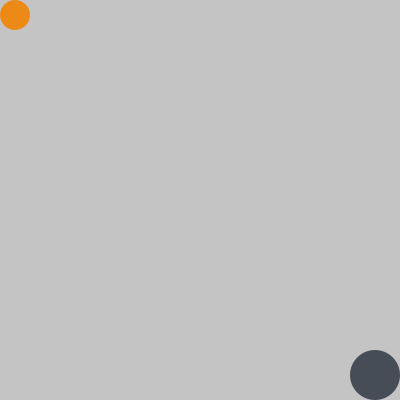
Frame 1 (no input)
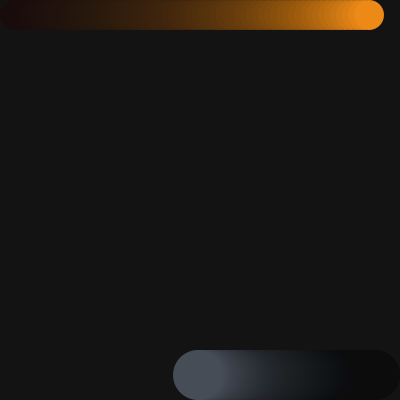
Frame 60 (the mouse pressed at the canvas centre just before this capture)
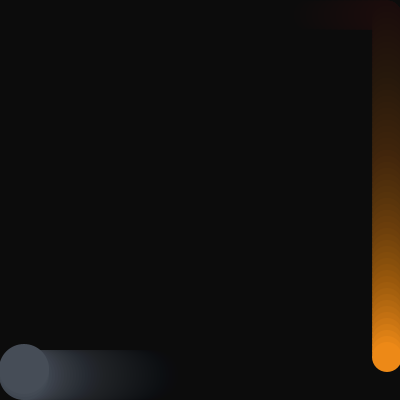
Frame 120 (the mouse held since frame 60 and released just before this capture)

The Processing sketch that drew these frames (run headless with seeded random() and noise(); from frame 60 on, the mouse is pressed at the canvas centre):

// Processing sketch: processing_131640
// ── processing_131640.pde

//HW 5 Stephanie Jeong yujeongj copyright 2014

float x, y, diam, speed;
float x1, y1, diam1, speed1;
color circle, circle1;

void setup()
  {
    size(400,400);
    
    //fig 1
    x=0;
    y=0;
    diam=30;
    speed=6;
    circle= color(237,137,23);
    
    //fig 2
    x1=350;
    y1=350;
    diam1=50;
    speed1=3;
    circle1= color(70,77,87);
  }
  
void draw()
  {
    prepareWindow();
    drawFigures();
    moveFigures();
  }
  
void prepareWindow()
  {
    noStroke();
    fill(0,10);
    rect(0,0,width,height);
  }
  
  
  
void drawFigures()
  {
    ellipseMode(CORNER); 
    figure(x, y, diam);
    figure (x1,y1,diam1,circle1);
  }
  
  void figure (float x, float y, float diam)
    {
      noStroke();
      fill(circle);
      ellipse(x,y,diam,diam);
    }
    
  void figure (float x1, float y1, float diam1, color circle1)
    {
      noStroke();
      fill(circle1);
      ellipse(x1,y1,diam1,diam1);
    }
    
void moveFigures()
  {
   //1
    //top
    if ((x < width - diam) && (y == height - height))
    {
      x += speed;
    }
    //right
    else if ((x >= width - diam) && (y < height - diam))
    {
      y += speed;
    }
    //bottom
    else if ((x > width - width) && (y >= height - diam))
    {
      x -= speed;
    }
    //left
    else if ((x == width - width) && (y > height - height))
    {
      y -= speed;
    } 
   //2
    //bottom
    if ((x1 > width - width) && (y1 >= height - diam1))
    {
      x1 -= speed1;
    }
    //left
    else if ((x1 < width - width) && (y1 > height - height))
    {
      y1 -= speed1;
    }
    //top
    else if ((x1 < width - diam1) && (y1 < height - height))
    {
      x1 += speed1;
    }
    //right
    else if ((x1 >= width - diam1) && (y1 <= height - diam1))
    {
      y1 += speed1;
    }
  }
